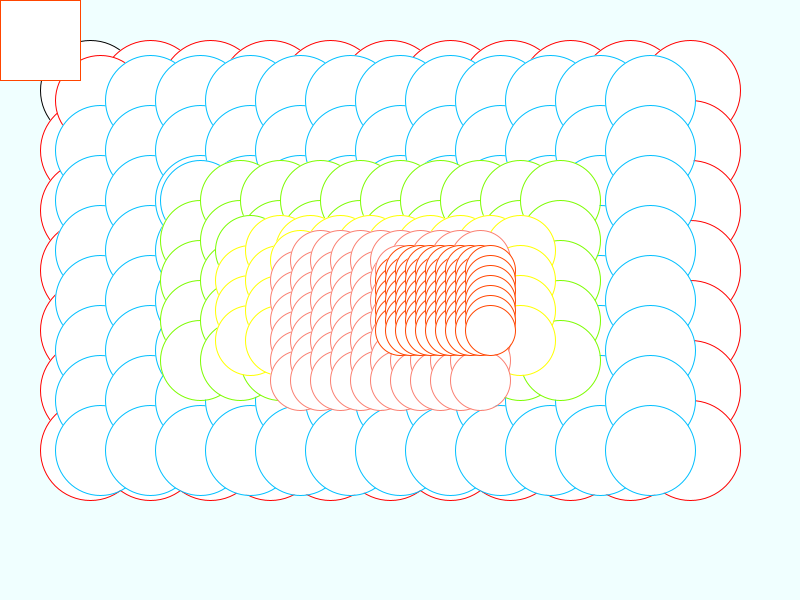
Frame 1 (no input)
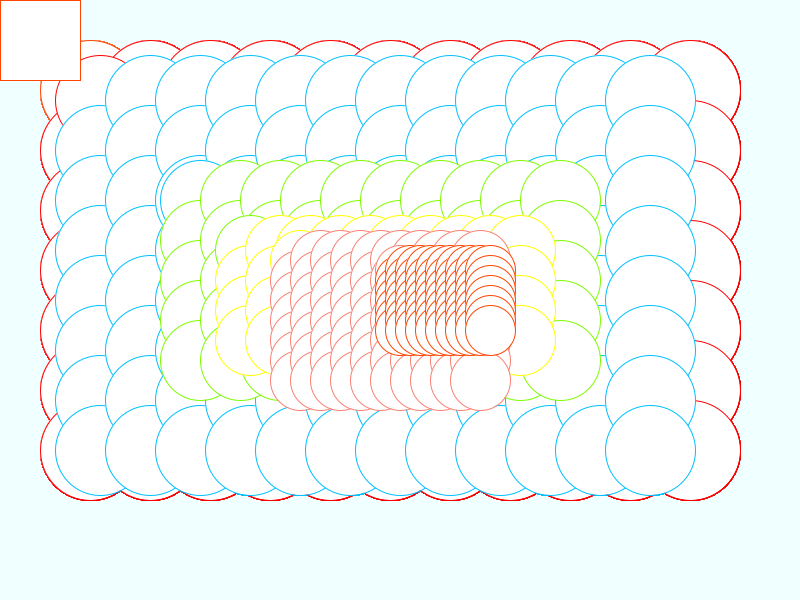
Frame 60 (the mouse pressed at the canvas centre just before this capture)
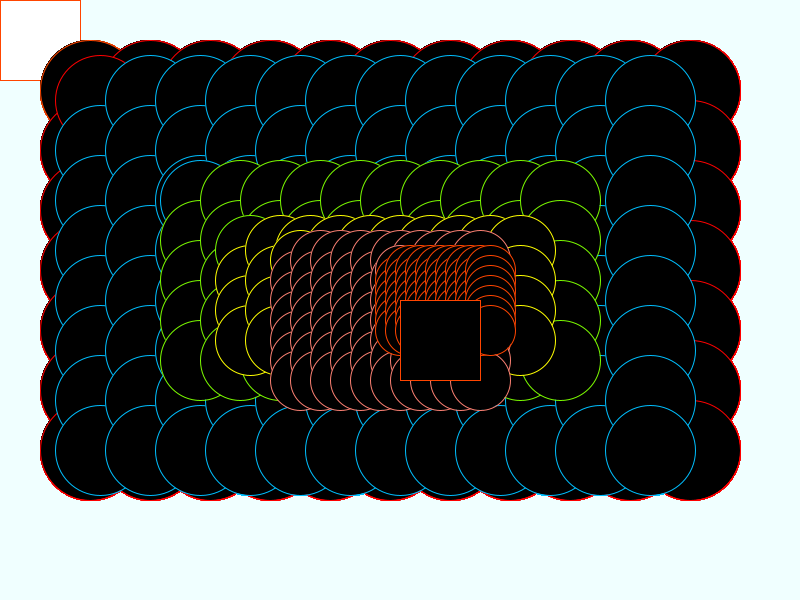
Frame 120 (the mouse held since frame 60 and released just before this capture)

The Processing sketch that drew these frames (run headless with seeded random() and noise(); from frame 60 on, the mouse is pressed at the canvas centre):

// Processing sketch: processing_76530
// ── processing_76530.pde

// Programmer: Je Hyun, Park
// The circles represents our dream and the rectangles are the simple
// reality with full of bias, as black and white.
// If the reality comes too close to our dream our dream becomes simple
// and be ruined and turns into black.

void setup() {
  size(800, 600);
  background(240, 255, 255);
  stroke(0);
}

// Draw different colors of circles in different positions with
// using for loops.
void draw() { 

  for (int x=90;x<700;x+=60) {
    for (int y=90;y<500;y+=60) {
      ellipse(x, y, 100, 100);
      stroke(255, 0, 0);
    }
  } 
  for (int x=100;x<700;x+=50) {
    for (int y=100;y<500;y+=50) {
      ellipse(x, y, 90, 90);
      stroke(0, 191, 255);
    }
  }
  for (int x=200;x<600;x+=40) {
    for (int y=200;y<400;y+=40) {
      ellipse(x, y, 80, 80);
      stroke(124, 252, 0);
    }
  }
  for (int x=250;x<550;x+=30) {
    for (int y=250;y<350;y+=30) {
      ellipse(x, y, 70, 70);
      stroke(255, 255, 0);
    }
  }
  for (int x=300;x<500;x+=20) {
    for (int y=260;y<390;y+=20) {
      ellipse(x, y, 60, 60);
      stroke(250, 128, 114);
    }
  }
  for (int x=400;x<500;x+=10) {
    for (int y=270;y<340;y+=10) {
      ellipse(x, y, 50, 50);
      stroke(255,69,0);
    }
  }

// When the mouse ws pressed, a rectangle comes out and changes the 
// background color.
 if (mousePressed) {
    fill(0);
  } 
  else {
    fill(255);
  }
  rect(mouseX, mouseY, 80, 80);
}
